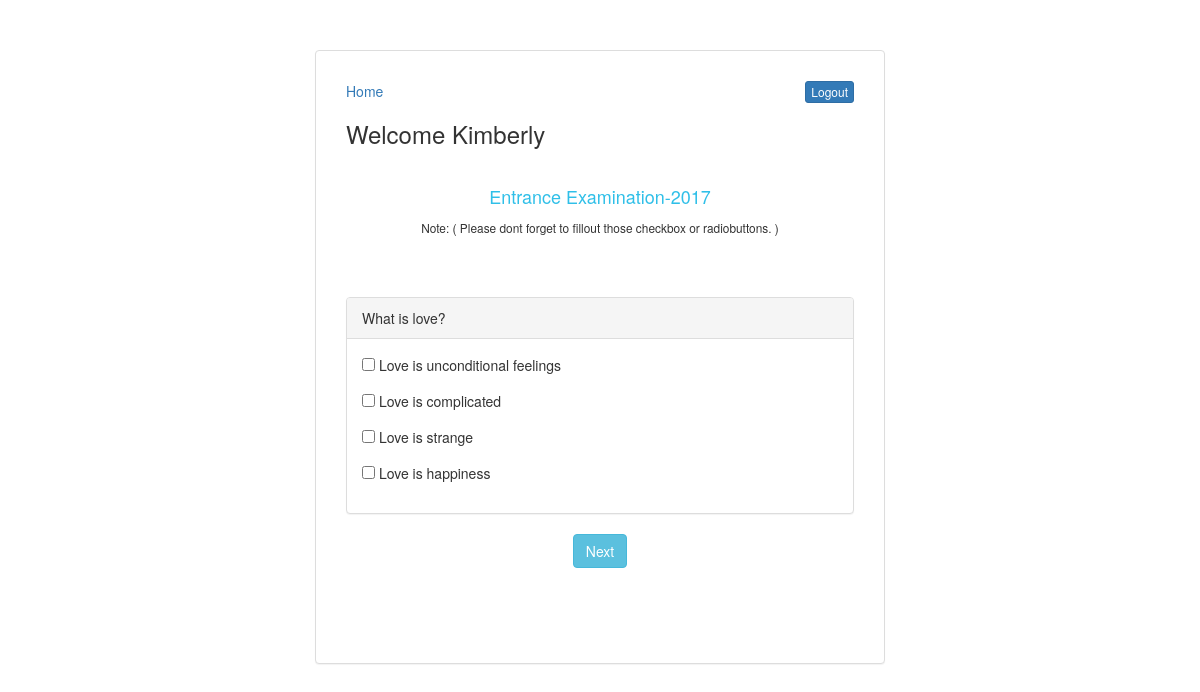
Page /exam.php?url=6d8d6e75e00e3b4fabf9ea881ed3d2a1 (signed in) on the committed database.
### tables this page shows
CREATE TABLE `user` (
  `id` int(11) NOT NULL,
  `firstname` varchar(50) NOT NULL,
  `lastname` varchar(50) NOT NULL,
  `password` text NOT NULL,
  `accessid` varchar(50) NOT NULL,
  `auth` text NOT NULL,
  `admin` text NOT NULL,
  `departmentid` int(11) NOT NULL
);

CREATE TABLE `exams` (
  `id` int(11) NOT NULL,
  `title` varchar(50) NOT NULL,
  `auth` text NOT NULL,
  `userauth` text NOT NULL,
  `passing` int(11) DEFAULT NULL,
  `semester` varchar(50) NOT NULL
);

CREATE TABLE `questions` (
  `id` int(11) NOT NULL,
  `question` text NOT NULL,
  `examination_url` text NOT NULL
);

CREATE TABLE `answers` (
  `id` int(11) NOT NULL,
  `answer` text NOT NULL,
  `type` int(11) NOT NULL,
  `questionid` int(11) NOT NULL,
  `selection_type` varchar(50) NOT NULL
);

### function/function.php (called while the page is built, shortened)
<?php
function getJSONdata( $query ) {
	global $mysqli;
	$res = mysqli_query($mysqli, $query);
	$data = array();
	while ($row = mysqli_fetch_object( $res )) {
		$data[] = $row;
	}
	return $data;
}
function checkRows( $query ) {
	global $mysqli;
	$res = mysqli_query($mysqli, $query);
	return mysqli_num_rows($res);
}
function str( $string ) {
	return "'" . $string . "'";
}

### exam.php (the view, shortened to what this page needs)
<?php include "header.php";
$getdatRows = "select * from questions where examination_url=" . str($_GET["url"]);
$checkRows = checkRows($getdatRows);
$exam = "select * from exams where auth=" . str($_GET["url"]);
$examdata = getJSONdata($exam);
?>
<a href="<?php echo servername; ?>/dashboard.php">Home</a>
<a href="?logout=<?php echo $_SESSION["userID"]; ?>" class="pull-right btn btn-primary btn-xs">Logout</a>
<h3>Welcome <?php echo $userdata[0]["firstname"]; ?></h3>
<br>
<h4 style="text-align: center; color: <?php echo user; ?>"><?php echo $examdata[0]->title; ?></h4>
<p style="text-align: center;">
	<small>Note: ( Please dont forget to fillout those checkbox or radiobuttons. )</small>
</p>
<div style="padding: 50px 0;">
<form method="post" id="form-exam-complete">
<?php
function displayAnswers($questionid) {
	$query = "select * from answers where questionid=" . $questionid;
	$res = getJSONdata($query);
	?>
	<div id="required-checked">
	<?php
	foreach ($res as $key => $value) {
		?>
		<div class="form-group">
			<input name="_choose[]" type="<?php echo $value->selection_type == "multiple" ? "checkbox" : "radio" ?>" value="<?php echo $value->id; ?>"> <?php echo $value->answer; ?>
		</div>
		<?php
	}
	?>
	</div>
	<?php
}
$qq = "select * from questions where examination_url=" . str($_GET["url"]) . " limit " . intval($_SESSION["storedCounter"] - 1) . ",1";
$selectQuestions = getJSONdata($qq);
foreach ($selectQuestions as $key => $value) {
	?>
	<div class="form-group">
		<div class="panel panel-default">
			<div class="panel-heading" id="__modal_head">
				<div id="__question_"><?php echo nl2br($value->question); ?></div>
			</div>
			<div class="panel-body">
				<?php displayAnswers( $value->id ); ?>
			</div>
		</div>
	</div>
	<?php
}
?>
<div class="form-group text-center">
	<input type="submit" class="btn btn-info" value="<?php echo $_SESSION["storedCounter"] == $checkRows ? "Submit Exam" : "Next"; ?>" name="__next">
</div>
</form>
</div>
<body></body>
<?php include "footer.php"; ?>

### exam.php (style rules this page uses)
body { background-image: url('a2.jpg'); background-size: cover; }

### rows in the picture
user: firstname "Kimberly"
exams: title "Entrance Examination-2017"
questions: question "What is love?"
answers: answer "Love is unconditional feelings"
answers: answer "Love is complicated"
answers: answer "Love is strange"
answers: answer "Love is happiness"
